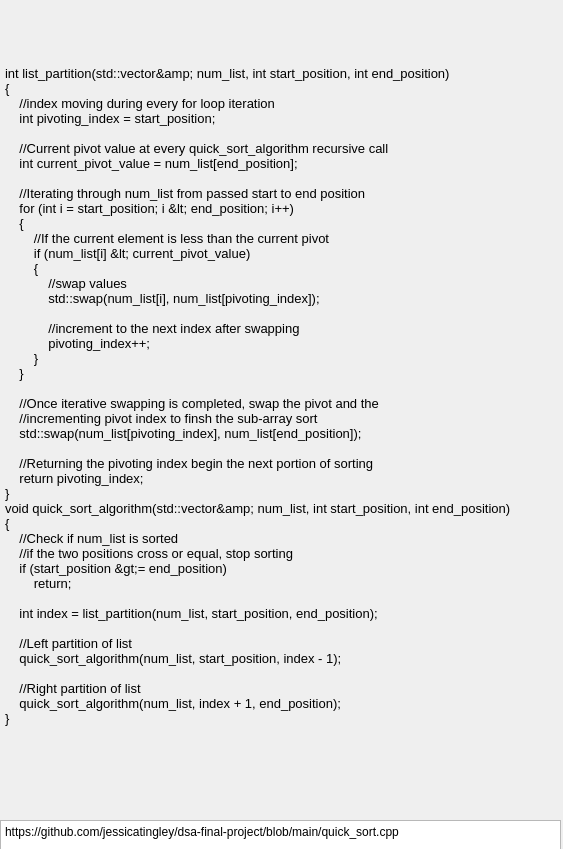
<?xml version="1.0" encoding="UTF-8"?>
<ui version="4.0">
 <class>QScode</class>
 <widget class="QDialog" name="QScode">
  <property name="geometry">
   <rect>
    <x>0</x>
    <y>0</y>
    <width>563</width>
    <height>849</height>
   </rect>
  </property>
  <property name="windowTitle">
   <string>DSA Project: Quick Sort Algorithm Code</string>
  </property>
  <widget class="QLabel" name="label">
   <property name="geometry">
    <rect>
     <x>0</x>
     <y>0</y>
     <width>781</width>
     <height>791</height>
    </rect>
   </property>
   <property name="font">
    <font>
     <pointsize>10</pointsize>
    </font>
   </property>
   <property name="text">
    <string>int list_partition(std::vector&lt;int&gt;&amp; num_list, int start_position, int end_position) 
{
    //index moving during every for loop iteration 
    int pivoting_index = start_position;

    //Current pivot value at every quick_sort_algorithm recursive call
    int current_pivot_value = num_list[end_position];

    //Iterating through num_list from passed start to end position
    for (int i = start_position; i &lt; end_position; i++) 
    {
        //If the current element is less than the current pivot
        if (num_list[i] &lt; current_pivot_value) 
        {   
            //swap values
            std::swap(num_list[i], num_list[pivoting_index]);

            //increment to the next index after swapping
            pivoting_index++;
        }
    }
    
    //Once iterative swapping is completed, swap the pivot and the
    //incrementing pivot index to finsh the sub-array sort
    std::swap(num_list[pivoting_index], num_list[end_position]);
    
    //Returning the pivoting index begin the next portion of sorting
    return pivoting_index;
}
void quick_sort_algorithm(std::vector&lt;int&gt;&amp; num_list, int start_position, int end_position) 
{
    //Check if num_list is sorted
    //if the two positions cross or equal, stop sorting
    if (start_position &gt;= end_position)
        return;

    int index = list_partition(num_list, start_position, end_position);

    //Left partition of list
    quick_sort_algorithm(num_list, start_position, index - 1);

    //Right partition of list
    quick_sort_algorithm(num_list, index + 1, end_position);
}</string>
   </property>
   <property name="indent">
    <number>5</number>
   </property>
  </widget>
  <widget class="QTextBrowser" name="textBrowser">
   <property name="geometry">
    <rect>
     <x>0</x>
     <y>820</y>
     <width>561</width>
     <height>31</height>
    </rect>
   </property>
   <property name="html">
    <string>&lt;!DOCTYPE HTML PUBLIC &quot;-//W3C//DTD HTML 4.0//EN&quot; &quot;http://www.w3.org/TR/REC-html40/strict.dtd&quot;&gt;
&lt;html&gt;&lt;head&gt;&lt;meta name=&quot;qrichtext&quot; content=&quot;1&quot; /&gt;&lt;meta charset=&quot;utf-8&quot; /&gt;&lt;style type=&quot;text/css&quot;&gt;
p, li { white-space: pre-wrap; }
hr { height: 1px; border-width: 0; }
li.unchecked::marker { content: &quot;\2610&quot;; }
li.checked::marker { content: &quot;\2612&quot;; }
&lt;/style&gt;&lt;/head&gt;&lt;body style=&quot; font-family:'Segoe UI'; font-size:9pt; font-weight:400; font-style:normal;&quot;&gt;
&lt;p style=&quot; margin-top:0px; margin-bottom:0px; margin-left:0px; margin-right:0px; -qt-block-indent:0; text-indent:0px;&quot;&gt;https://github.com/jessicatingley/dsa-final-project/blob/main/quick_sort.cpp&lt;/p&gt;&lt;/body&gt;&lt;/html&gt;</string>
   </property>
  </widget>
 </widget>
 <resources/>
 <connections/>
</ui>
